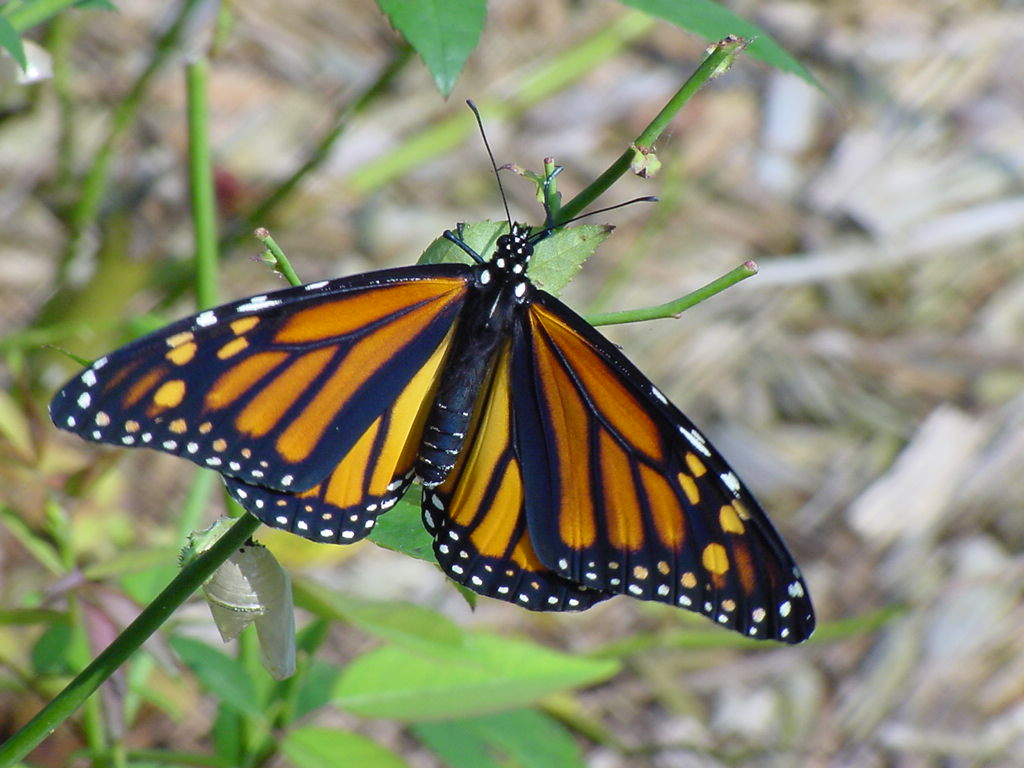
#> input picture 0010001.png, 1024 x 768 px
$ python prueba_resize.py   (older library calls are emulated)
#> lines starting #> are read from the running program, lines starting #| are printed output that depends on the picture
from PIL import Image
import os

# Lista de rutas de archivo de las imágenes que deseas cargar
lista_de_imagenes = ["./0010001.png", "./0010002.png", "./0010006.png","./0010010.png"]

# Tamaño deseado para todas las imágenes
ancho_deseado = 300
alto_deseado = 200

# Carpeta de destino para las imágenes redimensionadas
carpeta_destino = "imagenes_1"

# Crea la carpeta de destino si no existe
if not os.path.exists(carpeta_destino):
    os.makedirs(carpeta_destino)

# Recorre la lista de imágenes y redimensiona y guarda cada una
for ruta_imagen in lista_de_imagenes:
    imagen = Image.open(ruta_imagen)
#> imagen is the input picture: PIL image 1024x768 RGB; mean R, G, B 135.6, 137, 111.1

    # Redimensiona la imagen al tamaño deseado con interpolación ANTIALIAS
    imagen_redimensionada = imagen.resize((ancho_deseado, alto_deseado), Image.ADAPTIVE)
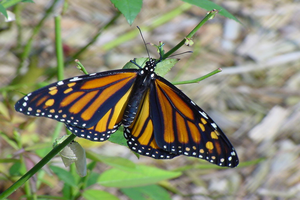
#> imagen_redimensionada: PIL image 300x200 RGB; mean R, G, B 135.6, 137, 111.1

    # Obtiene el nombre de archivo sin la ruta
    nombre_archivo = os.path.basename(ruta_imagen)

    # Define la ruta de archivo de destino en la carpeta de destino
    ruta_destino = os.path.join(carpeta_destino, nombre_archivo)

    # Guarda la imagen redimensionada en la carpeta de destino
    imagen_redimensionada.save(ruta_destino)
#> pass 2 of the loop `for ruta_imagen in lista_de_imagenes:`:
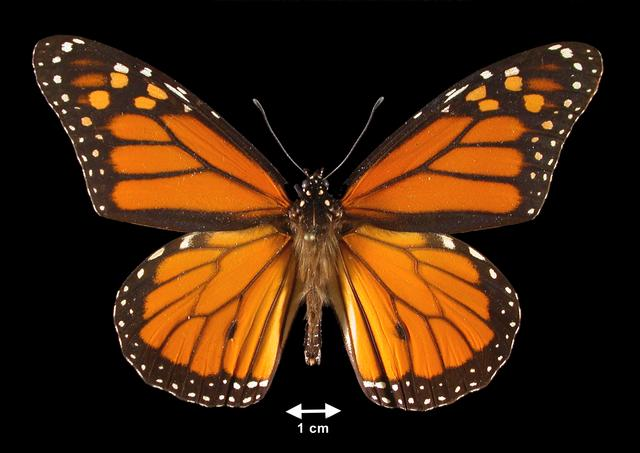
#> input picture 0010002.png, 640 x 453 px
#> imagen is the input picture: PIL image 640x453 RGB; mean R, G, B 63.4, 35.7, 13.5
#> `imagen_redimensionada = imagen.resize((ancho_deseado, alto_deseado), I..`:
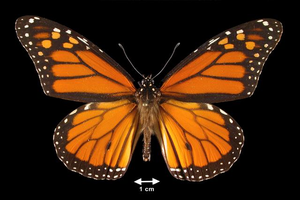
#> imagen_redimensionada: PIL image 300x200 RGB; mean R, G, B 63.4, 35.8, 13.6
#> pass 3 of the loop `for ruta_imagen in lista_de_imagenes:`:
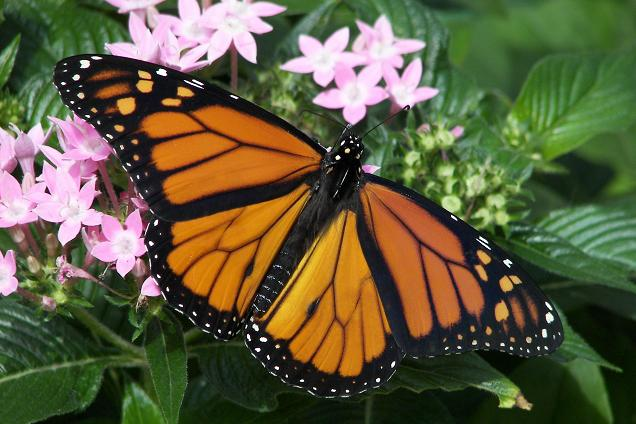
#> input picture 0010006.png, 636 x 424 px
#> imagen is the input picture: PIL image 636x424 RGB; mean R, G, B 95.8, 92.3, 61.8
#> `imagen_redimensionada = imagen.resize((ancho_deseado, alto_deseado), I..`:
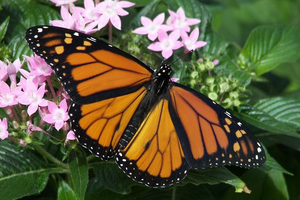
#> imagen_redimensionada: PIL image 300x200 RGB; mean R, G, B 95.8, 92.3, 61.8
#> the loop made 4 passes; the first 3 are shown
